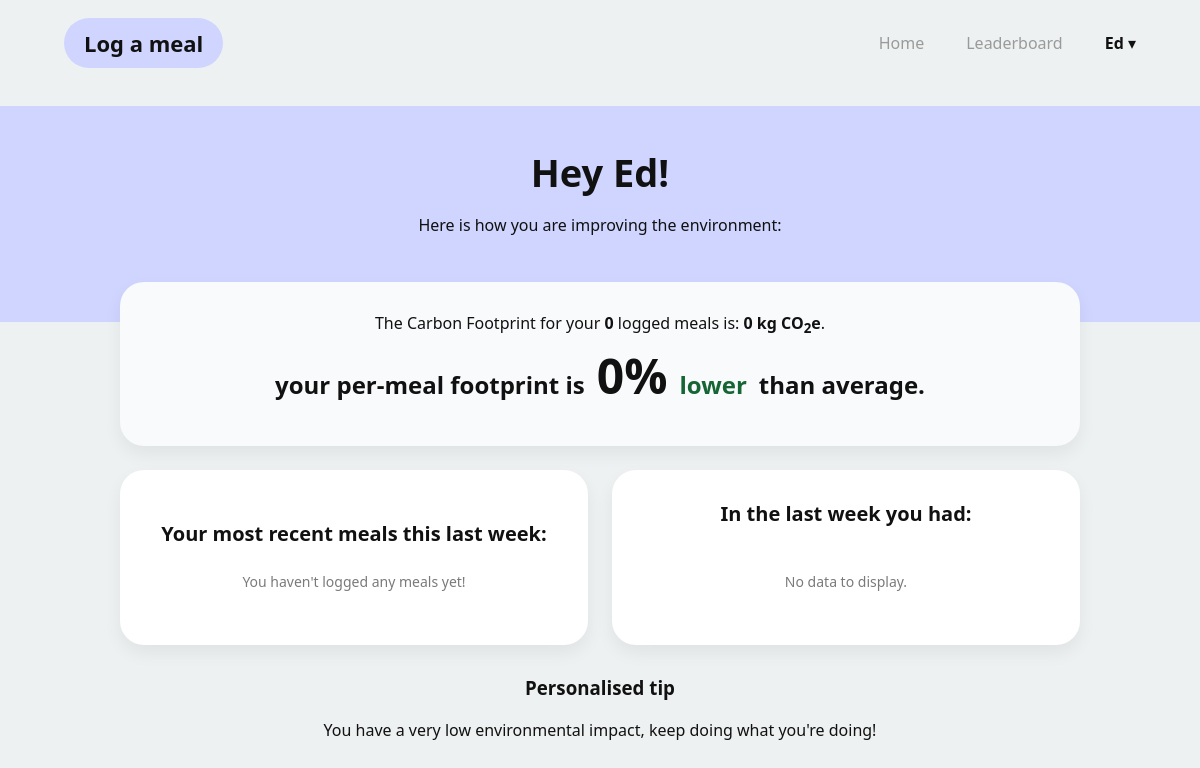
The app's page / (signed in), older data.
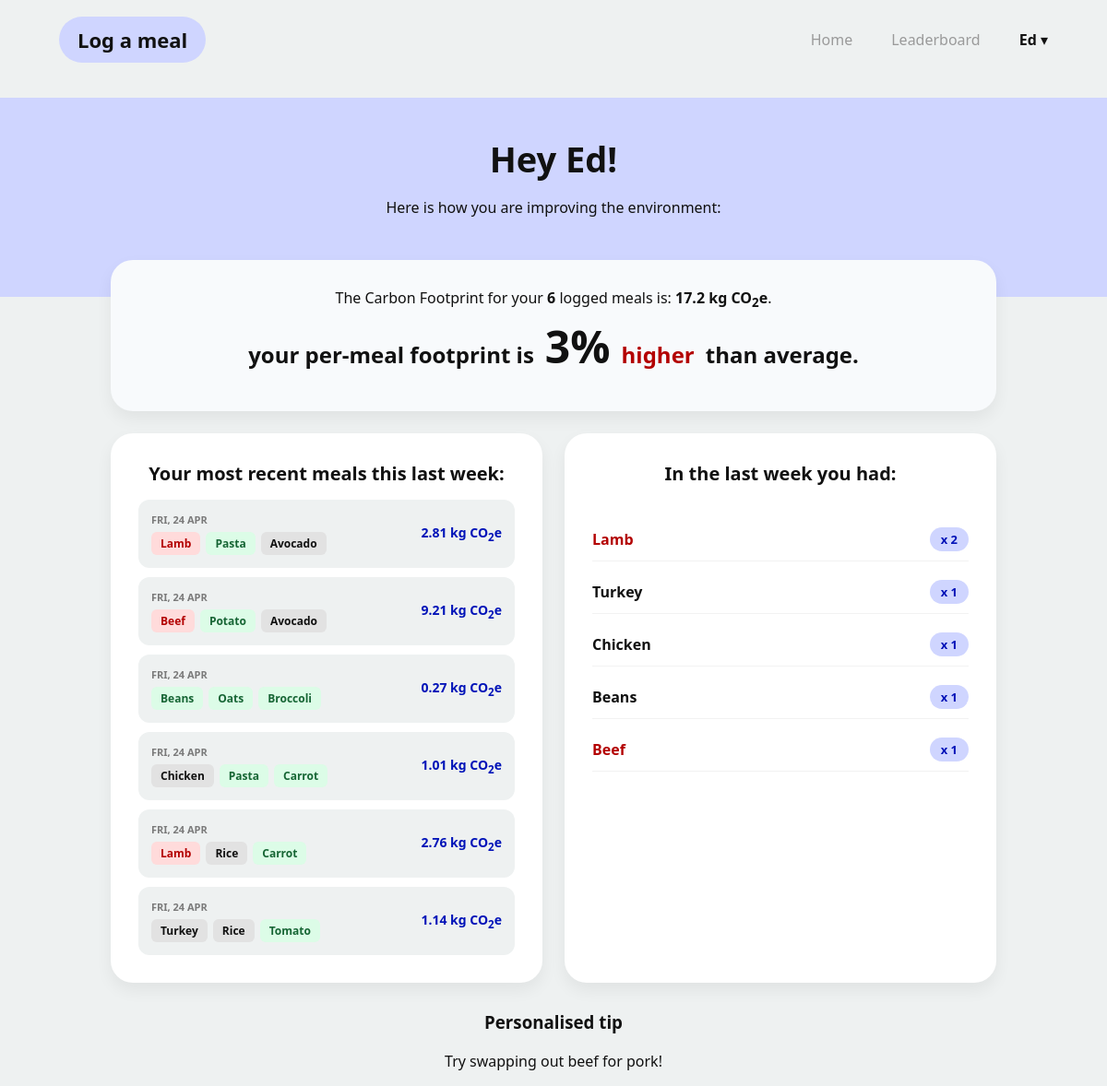
The same page, newer data.
### app/models.py (models this page shows, shortened)
class User(db.Model, UserMixin):
    __tablename__ = 'users'
    id: so.Mapped[int] = so.mapped_column(primary_key=True)
    username: so.Mapped[str] = so.mapped_column(sa.String(63), index=True, unique=True)
    email: so.Mapped[str] = so.mapped_column(sa.String(119), index=True, unique=True)
    password_hash: so.Mapped[Optional[str]] = so.mapped_column(sa.String(255))
    weekly_score: so.Mapped[int] = so.mapped_column(sa.Integer, index=True, default=0)
    meals: so.Mapped[list['Meal']] = so.relationship(back_populates='user')

class Meal(db.Model):
    id: so.Mapped[int] = so.mapped_column(primary_key=True)
    carb: so.Mapped[str] = so.mapped_column(sa.String(16))
    protein: so.Mapped[str] = so.mapped_column(sa.String(16))
    veg: so.Mapped[str] = so.mapped_column(sa.String(16))
    total_emissions: so.Mapped[float] = so.mapped_column(sa.Float, default=0)
    date_added: so.Mapped[str] = so.mapped_column(sa.Date, default=date.today())
    user_id: so.Mapped[int] = so.mapped_column(sa.ForeignKey(User.id), index=True)
    user: so.Mapped[User] = so.relationship(back_populates='meals')
    def get_qualitative_impact(self):
        if self.total_emissions < 0.5:
            qualitative_impact = "very_low"
        elif self.total_emissions < 1:
            qualitative_impact = "low"
        elif self.total_emissions < 2:
            qualitative_impact = "medium"
        elif self.total_emissions < 3:
            qualitative_impact = "high"
        else:
            qualitative_impact = "very_high"
        return qualitative_impact

### app/routes.py (the view)
@app.route("/", methods=["GET", "POST"])
def index():
    if current_user.is_authenticated:
        seven_days_ago = datetime.now().date() - timedelta(days=7)
        weekly_meals = [m for m in current_user.meals if m.date_added >= seven_days_ago]
        sorted_weekly_meals = sorted(weekly_meals, key=lambda x: x.id, reverse=True)
        tip_subset = sorted_weekly_meals[:7]
        tip_proteins = [m.protein.lower() for m in tip_subset]
        protein_count = {}
        weekly_total = 0
        for meal in weekly_meals:
            weekly_total += meal.total_emissions
            protein_count[meal.protein] = protein_count.get(meal.protein, 0) + 1
        sorted_protein_count = dict(
            sorted(protein_count.items(), key=lambda item: item[1],
                   reverse=True))  # just so it lists the protein count in the 'in the last week you had' in order of quantity (desc)
        num_meals = len(weekly_meals)
        comparison_delta = 0
        comparison_label = "lower"  # Default
        if num_meals > 0:
            user_avg_meal = weekly_total / num_meals
            global_avg_meal = 2.78
            raw_percent = (user_avg_meal / global_avg_meal) * 100
            comparison_delta = int(abs(100 - raw_percent))
            comparison_label = "higher" if raw_percent > 100 else "lower"
        return render_template("index.html",
                               meals_to_display=sorted_weekly_meals,
                               tip_proteins = tip_proteins,
                               protein_count=sorted_protein_count,
                               weekly_total=weekly_total,
                               num_meals=num_meals,
                               comparison_delta=comparison_delta,
                               comparison_label=comparison_label,
                               user_name=current_user.username)
    else:
        return render_template("LandingPage.html")

### app/models.py (called while the page is built)
@login.user_loader
def load_user(id):
    return db.session.get(User, int(id))

### app/templates/index.html (shortened to what this page needs)
{% extends "base.html" %}
{% block styles %}
<link rel="stylesheet" href="{{ url_for('static', filename='css/page_style.css') }}">
{% endblock %}
{% block content %}
<main class="dash">
    <section class="dash-hero">
        <h1 class="dash-title">{{"Hey " + user_name +"!" if user_name else "You are not logged in" }}</h1>
        <p class="dash-subtitle">Here is how you are improving the environment:</p>
    </section>
    <section class="stats">
        <div class="stat-card stat-card--full">
            <div class="dash-subtitle">
                The Carbon Footprint for your <strong>{{ num_meals }}</strong> logged meals is: <strong>{{
                weekly_total|round(2) }} kg
                CO<sub>2</sub>e</strong>.
            </div>
<div class="comparison-display">
    <span class="comparison-label">Your per-meal footprint is</span>
    <span class="comparison-value">{{ comparison_delta }}%</span>
    <span class="comparison-label {% if comparison_label == 'higher' %}text-red{% else %}text-green{% endif %}">
        {{ comparison_label }}
    </span>
    <span class="comparison-label">than average.</span>
</div>
        </div>
        <div class="stat-card">
            <div class="stat-title">Your most recent meals this last week:</div>
            <div class="history-list">
                {% set high_impact = ['beef', 'lamb', 'shrimp'] %}
                {% set low_impact = ['tofu', 'lentils', 'chickpeas', 'beans', 'bread', 'potato', 'pasta', 'oats',
                'carrot', 'broccoli', 'tomato', 'onion'] %}
                {% for meal in meals_to_display %}
                <div class="history-item">
                    <div class="history-left">
                        <div class="history-date">{{ meal.date_added.strftime('%a, %d %b') }}</div>
                        <div class="history-ingredients">
                            <span class="ing-tag {% if meal.protein in high_impact %}ing-tag--high{% elif meal.protein in low_impact %}ing-tag--low{% endif %}">
                                {{ meal.protein }}
                            </span>
                            <span class="ing-tag {% if meal.carb in high_impact %}ing-tag--high{% elif meal.carb in low_impact %}ing-tag--low{% endif %}">
                                {{ meal.carb }}
                            </span>
                            <span class="ing-tag {% if meal.veg in high_impact %}ing-tag--high{% elif meal.veg in low_impact %}ing-tag--low{% endif %}">
                                {{ meal.veg }}
                            </span>
                        </div>
                    </div>
                    <div class="history-emission {% if meal.get_qualitative_impact() in ['high', 'very_high'] %}history-emission--high{% endif %}">
                        {{ meal.total_emissions|round(2) }} kg CO<sub>2</sub>e
                    </div>
                </div>
                {% else %}
                <div class="stat-label" style="margin-top: 10px;">You haven't logged any meals yet!</div>
                {% endfor %}
            </div>
        </div>
        <div class="stat-card stat-card--right">
            <div class="stat-title">In the last week you had:</div>
            <div class="freq-container">
                <div class="freq-list">
                    {% for k, v in protein_count.items() %}
                    <div class="freq-item">
                        <div class="freq-name {% if k in ['beef', 'lamb', 'shrimp'] %}freq-name--high{% endif %}">
                            {{ k }}
                        </div>
                        <div class="freq-count">x {{ v }}</div>
                    </div>
                    {% else %}
                    <div class="stat-label" style="margin-top: 10px;">No data to display.</div>
                    {% endfor %}
                </div>
            </div>
        </div>
    </section>
    <h3 style="text-align:center">Personalised tip</h3>
    {% if "beef" in tip_proteins %}
    <p style="text-align:center">Try swapping out beef for pork!</p>
    {% elif "lamb" in tip_proteins %}
    <p style="text-align:center">Try swapping out lamb for turkey!</p>
    {% elif "shrimp" in tip_proteins %}
    <p style="text-align:center">Try swapping out shrimp for wild fish!</p>
    {% elif "pork" in tip_proteins %}
    <p style="text-align:center">Try swapping out pork for tofu!</p>
    {% else %}
    <p style="text-align:center">You have a very low environmental impact, keep doing what you're doing!</p>
    {% endif %}
</main>
{% endblock %}

### app/templates/base.html (shortened to what this page needs)
<!DOCTYPE html>
<html lang="en">
<head>
    <link rel="stylesheet" href="{{ url_for('static', filename='css/style.css') }}">
    {% block styles %}{% endblock %}
</head>
<body>
<header class="nav">
    <div class="nav-inner">
        <div class="nav-brand">
            {% if current_user.is_authenticated %}
            <a href="{{ url_for('log_meal') }}">Log a meal</a>
            {% else %}
            <a href="#" class="nav-link--disabled">Log a meal</a>
            {% endif %}
        </div>
        <nav class="nav-links">
            <a href="{{ url_for('index') }}">Home</a>
            {% if current_user.is_authenticated %}
            <a href="{{ url_for('leaderboard') }}">Leaderboard</a>
            <div class="nav-user-dropdown">
                <button class="dropdown-trigger">
                    <strong>{{ current_user.username }}</strong> ▾
                </button>
            </div>
            {% else %}
            <a href="{{ url_for('login') }}">Login</a>
            <a href="{{ url_for('signup') }}" class="nav-cta">Sign Up</a>
            {% endif %}
        </nav>
    </div>
</header>
{% block content %}
{% endblock %}
</body>
</html>

### app/static/css/style.css (style rules this page uses)
*, *::before, *::after { box-sizing: border-box; }
:root { --bg-main: #ffffff; --bg-page: #eef1f1; --lavender: #cfd5ff; --blue-primary: #0b3dff; --blue-dark: #0013b8; --text-main: #111111; --text-muted: #7a7a7a; --text-nav: #9a9a9a; --card-bg: #ffffff; --shadow-sm: 0 8px 18px rgba(0, 0, 0, 0.06); --container-max: 1120px; --text-danger: #b30000; --bg-danger: #ffdbdb; --text-success: #166534; --bg-success: #dcfce7; }
body { margin: 0; font-family: system-ui, -apple-system, sans-serif; background: var(--bg-main); color: var(--text-main); }
.nav-inner { max-width: var(--container-max); margin: 0 auto; padding: 22px 24px; display: flex; align-items: center; justify-content: space-between; }
.nav-brand a { text-decoration: none; color: var(--text-main); font-weight: 700; font-size: 22px; padding: 10px 20px; border-radius: 999px; background: var(--lavender); transition: filter 0.2s; }
.nav-links { list-style: none; display: flex; align-items: center; gap: 42px; }
.nav-links a { text-decoration: none; color: var(--text-nav); font-weight: 500; }
.nav-user-dropdown { position: relative; display: inline-block; }
.dropdown-trigger { background: none; border: none; color: var(--text-main); font-size: 16px; cursor: pointer; padding: 10px 0; font-family: inherit; }
.nav-user-dropdown::after { content: ""; position: absolute; top: 100%; left: 0; width: 100%; height: 15px; }

### app/static/css/page_style.css (style rules this page uses)
body { background: var(--bg-page); }
.dash-hero { background: var(--lavender); padding: 40px 20px 70px; text-align: center; }
.dash-title { margin: 0; font-size: 38px; font-weight: 800; }
.stats { max-width: 1000px; margin: -40px auto 30px; padding: 0 20px; display: grid; grid-template-columns: 1fr 1fr; gap: 24px; }
.stat-card { background: var(--card-bg); border-radius: 24px; box-shadow: var(--shadow-sm); padding: 30px; display: flex; flex-direction: column; }
.stats .stat-card { text-align: center; justify-content: center; min-height: 140px; }
.stat-card--full { grid-column: 1 / -1; display: flex; flex-direction: column; align-items: center; background-color: #f8fafc; text-align: center; }
.comparison-display { display: flex; align-items: baseline; justify-content: center; gap: 12px; margin: 15px 0; }
.comparison-value { font-size: 48px; font-weight: 800; color: var(--text-main); line-height: 1; }
.comparison-label { font-size: 24px; font-weight: 700; text-transform: lowercase; }
.text-red { color: var(--text-danger); }
.stat-title { font-size: 20px; font-weight: 800; margin-bottom: 15px; }
.history-list, .freq-list { display: flex; flex-direction: column; gap: 10px; }
.history-item { display: flex; justify-content: space-between; align-items: center; padding: 14px; background: var(--bg-page); border-radius: 12px; }
.history-left { display: flex; flex-direction: column; gap: 6px; text-align: left; }
.history-date { font-size: 11px; color: var(--text-muted); font-weight: 700; text-transform: uppercase; }
.history-ingredients { display: flex; gap: 6px; }
.ing-tag { font-size: 12px; font-weight: 700; padding: 4px 10px; border-radius: 6px; background: #e2e2e2; text-transform: capitalize; }
.ing-tag--high { background: var(--bg-danger); color: var(--text-danger); }
.ing-tag--low { background: var(--bg-success); color: var(--text-success); }
.history-emission { font-size: 14px; color: var(--blue-dark); font-weight: 600; }
.freq-container { flex-grow: 1; display: flex; flex-direction: column; justify-content: flex-start; padding: 20px 0; }
.freq-item { display: flex; justify-content: space-between; align-items: center; padding: 10px 0; border-bottom: 1px solid rgba(0, 0, 0, 0.05); }
.freq-name { font-weight: 600; font-size: 16px; text-transform: capitalize; color: var(--text-main); }
.freq-item .freq-name--high { color: var(--text-danger); }
.freq-count { background: var(--lavender); color: var(--blue-dark); padding: 4px 12px; border-radius: 99px; font-weight: 800; font-size: 13px; }

Row changes from the older to the newer data that the page shows:
added Meal: date_added "FRI, 24 APR", protein "Lamb", carb "Pasta", veg "Avocado", total_emissions "2.81", shown under "Hey Ed!"
added Meal: date_added "FRI, 24 APR", protein "Beef", carb "Potato", veg "Avocado", total_emissions "9.21", v "1"
added Meal: date_added "FRI, 24 APR", protein "Beans", carb "Oats", veg "Broccoli", total_emissions "0.27", v "1"
added Meal: date_added "FRI, 24 APR", protein "Chicken", carb "Pasta", veg "Carrot", total_emissions "1.01", v "1"
added Meal: date_added "FRI, 24 APR", protein "Lamb", carb "Rice", veg "Carrot", total_emissions "2.76", v "2"
added Meal: date_added "FRI, 24 APR", protein "Turkey", carb "Rice", veg "Tomato", total_emissions "1.14", v "1"
Text that changed along with them:
{{ num_meals }}: "0" → "6"
{{ weekly_total|round(2) }}: "0" → "17.2"
{{ comparison_delta }}: "0" → "3"
{{ comparison_label }}: "lower" → "higher"
text no longer shown: "You haven't logged any meals yet! No data to display. You have a very low environmental impact, keep doing what you're doing!"
text now shown: "Try swapping out beef for pork!"
